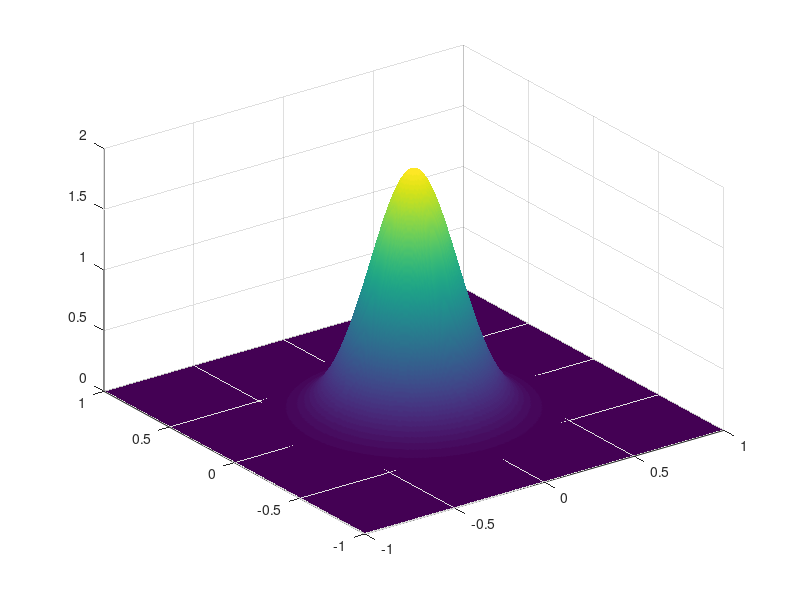

MATLAB code to generate this figure:
%%
x = [-1:0.005 :1];
y = normpdf(x,0,0.2);



figure(); plot(x,y); xlim([-1.2 1.2]); ylim([0 2.2]);
%%
mu = 0;
a = 2;
sigma = 0.2;

N = 1;  
%x=linspace(-N, N);
x = -1:0.005:1;
y=x;
[X,Y]=meshgrid(x,y);
%z=(1/sqrt(2*pi).*exp(-(X.^2/2)-(Y.^2/2)));
z = 2.*exp(-((X-mu).^2/2*sigma^2 + (Y-mu).^2/2*sigma^2));



surf(X,Y,z);
shading interp
axis tight

%% 

A = 2;
x0 = 0; y0 = 0; % Mean

sigma_X = 0.2;  % standard deviation
sigma_Y = 0.2;

[X, Y] = meshgrid(-1:.005:1, -1:.005:1);

for theta = 0:pi/100:pi
    a = cos(theta)^2/(2*sigma_X^2) + sin(theta)^2/(2*sigma_Y^2);
    b = -sin(2*theta)/(4*sigma_X^2) + sin(2*theta)/(4*sigma_Y^2);
    c = sin(theta)^2/(2*sigma_X^2) + cos(theta)^2/(2*sigma_Y^2);

    Z = A*exp( - (a*(X-x0).^2 + 2*b*(X-x0).*(Y-y0) + c*(Y-y0).^2));

surf(X,Y,Z);shading interp;view(-36,36)
end